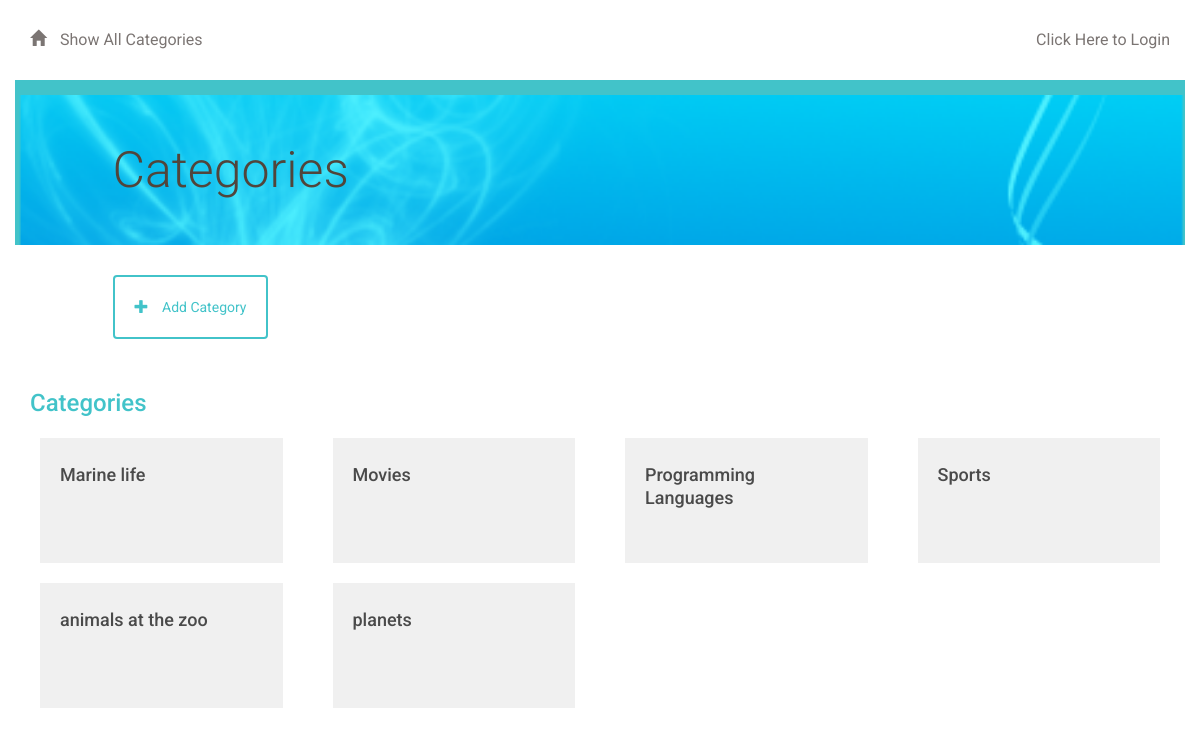
The app's page /category/, older data.
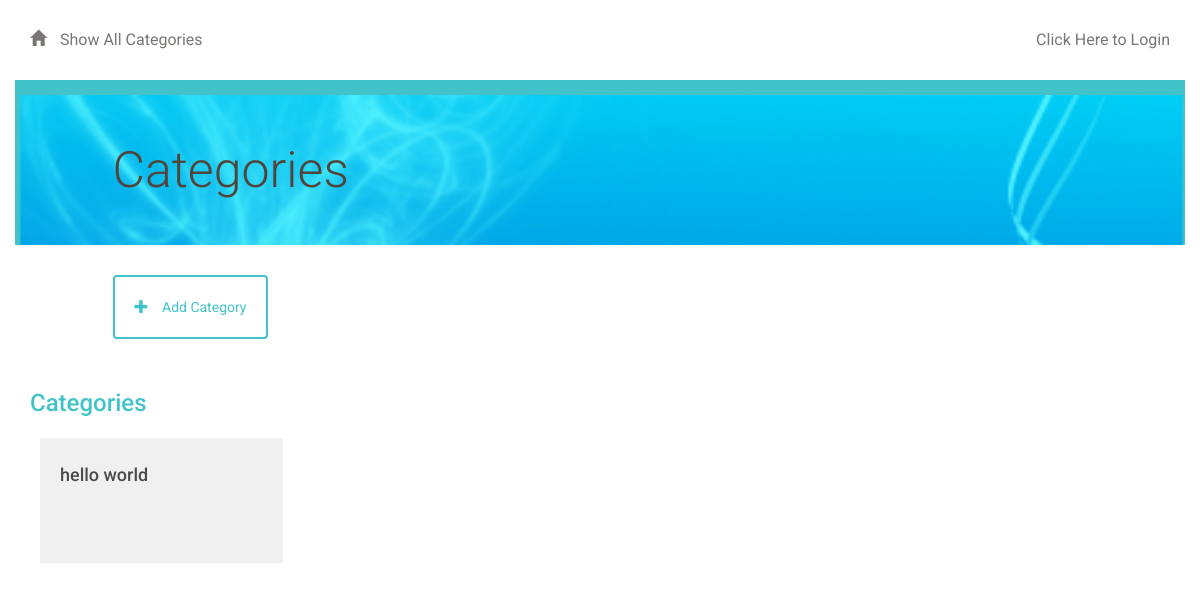
The same page, newer data.
### model.py (models this page shows, shortened)
class Category(Base):
    __tablename__ = 'category'
    id = Column(Integer, primary_key=True)
    name = Column(String(250), nullable=False)
    user_id = Column(Integer, ForeignKey('user.id'))
    user = relationship(User)
    catalog_item = relationship('CatalogItem', cascade='all, delete-orphan')

### application.py (the view)
@app.route('/')
@app.route('/category/')
def showCategories():
    categories = session.query(Category).order_by(Category.name)
    if 'username' not in login_session:
        return render_template('publiccategories.html', categories=categories)
    else:
        return render_template('categories.html', categories=categories)

### templates/publiccategories.html (shortened to what this page needs)
{% extends "main.html" %}
{% block content %}
{% include "header.html" %}
<div class="row divider blue">
	<div class="col-md-12"></div>
</div>
<div class="row banner main">
	<div class="col-md-1"></div>
	<div class="col-md-11 padding-none">
		<h1>Categories</h1>
	</div>
</div>
<div class="row padding-top padding-bottom">
	<div class="col-md-1"></div>
	<div class="col-md-10 padding-none">
		<a href="{{url_for('newCategory')}}">
			<button class="btn btn-default" id="new-category">
				<span class="glyphicon glyphicon-plus" aria-hidden="true"></span> Add Category
			</button>
		</a>
	</div>
</div>
{% if categories !=[] %}
<div class="row">
	<div class="col-md-11">
		<h2>Categories</h2>
	</div>
	<div class="col-md-1"></div>
</div>
<div class="row">
	{% for category in categories %}
	<div class="col-md-3">
		<div class="catalog-item">
			<a href = "{{url_for('showCatalog', category_id = category.id)}}">
				<h3>{{category.name}}</h3>
			</a>
		</div>
	</div>
	{% endfor %}
</div>
{% endif %}
{% endblock %}

### templates/main.html (shortened to what this page needs)
<!DOCTYPE html>
<html>
<head>
	<link rel="stylesheet" href="//netdna.bootstrapcdn.com/bootstrap/3.1.1/css/bootstrap.min.css">
	<link rel=stylesheet type=text/css href="{{ url_for('static', filename='styles.css') }}">
</head>
<body>
	<div class="container">
		{% block content %}
		{% endblock %}
	</div>
</body>
</html>

### templates/header.html
<div class="row top-menu">
	<div class="col-md-6">
		<a href="{{url_for('showCategories')}}">
			<span class="glyphicon glyphicon-home" aria-hidden="true"></span> Show All Categories
		</a>
	</div>
	<div class="col-md-6 text-right">
					{%if 'username' not in session %}
			<a href="{{url_for('showLogin')}}">Click Here to Login </a>
			{% else %}
			<a href="{{url_for('disconnect')}}">Logout </a>
			{% endif %}
	</div>
</div>

### static/styles.css (style rules this page uses)
* { font-family: "Helvetica Neue Bold", Roboto, Helvetica, Arial, sans-serif; font-weight: 700; }
h1 { font-family: "Helvetica Neue Light", Roboto, Helvetica, Arial, sans-serif; font-size: 50px; color: #51453B; line-height: 60px; font-weight: 300; }
h2 { font-size: 24px; color: #42C3C9; line-height: 29px; }
h3 { font-size: 18px; color: #4A4A4A; line-height: 23px; margin-top: 5px; }
a { font-size: 14px; color: #0093B9; line-height: 17px; }
.padding-top { padding-top: 30px; }
.padding-bottom { padding-bottom: 30px; }
.padding-none { padding: 0; }
.btn { padding: 20px; margin: 0; border-color: #42C3C9; border-width: 2px; color: #42C3C9;; }
.glyphicon { margin-right: 10px; }
.top-menu { padding-top: 30px; padding-bottom: 30px; }
.top-menu a { margin-bottom: 0; line-height: 16px; font-size: 16px; color: #7B7573; font-weight: 400; }
.divider { height: 15px; }
.divider.blue { background-color: #42C3C9; }
.banner.main { height: 150px; background: url("/static/top-banner.jpg"); background-position: right; background-repeat: no-repeat; background-size: cover; background-color: #42C3C9; }
.banner h1 { margin: 45px 0; }
.catalog-item { background: #F0F0F0; padding: 20px; margin: 10px; height: 125px; overflow: auto; }

Row changes from the older to the newer data that the page shows:
removed Category: name "Marine life"
removed Category: name "Movies"
removed Category: name "Sports"
removed Category: name "animals at the zoo"
removed Category: name "planets"
changed Category: name "Programming Languages" → "hello world"
